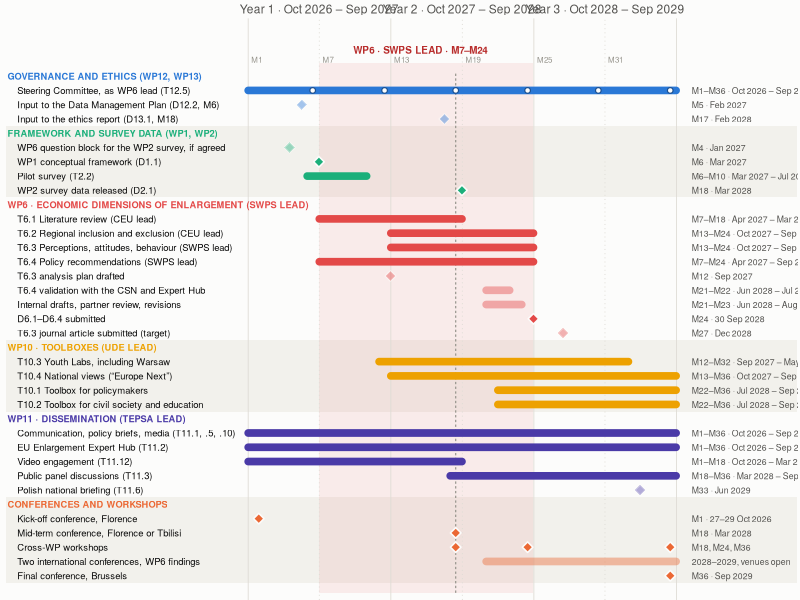

Here is the R script that generated this plot:
## ---- chunk 1
#| label: gantt
#| fig-width: 11.0
#| fig-height: 6.2
#| fig-dpi: 300
#| dev: ragg_png

library(ggplot2)

FONT <- "Helvetica Neue"
pal <- c("#2a78d6", "#1baf7a", "#e34948", "#eda100", "#4a3aa7", "#eb6834")
phases <- c("Governance and ethics (WP12, WP13)",
            "Framework and survey data (WP1, WP2)",
            "WP6 · Economic dimensions of enlargement (SWPS lead)",
            "WP10 · Toolboxes (UDE lead)",
            "WP11 · Dissemination (TEPSA lead)",
            "Conferences and workshops")
ink <- "#0b0b0b"; ink2 <- "#52514e"; ink3 <- "#95938b"
surf <- "#fcfcfb"; grid <- "#dedcd5"; band <- "#f2f1ec"
d <- function(x) as.Date(x)

# ---------------------------------------------------------------- tasks
# end = NA marks a milestone (diamond); more = further diamonds on the row;
# plan = TRUE for SWPS's own proposed dates (drawn lighter), FALSE for dates
# fixed by the Grant Agreement; when = date label, if not built from the dates
tasks <- tibble::tribble(
  ~phase, ~task, ~start, ~end, ~more, ~plan, ~when,
  1, "Steering Committee, as WP6 lead (T12.5)",          "2026-10-01", "2029-09-30", NA, FALSE, NA,
  1, "Input to the Data Management Plan (D12.2, M6)",    "2027-02-15", NA,           NA, TRUE,  NA,
  1, "Input to the ethics report (D13.1, M18)",          "2028-02-15", NA,           NA, TRUE,  NA,
  2, "WP6 question block for the WP2 survey, if agreed", "2027-01-15", NA,           NA, TRUE,  NA,
  2, "WP1 conceptual framework (D1.1)",                  "2027-03-31", NA,           NA, FALSE, NA,
  2, "Pilot survey (T2.2)",                              "2027-03-01", "2027-07-31", NA, FALSE, NA,
  2, "WP2 survey data released (D2.1)",                  "2028-03-31", NA,           NA, FALSE, NA,
  3, "T6.1 Literature review (CEU lead)",                "2027-04-01", "2028-03-31", NA, FALSE, NA,
  3, "T6.2 Regional inclusion and exclusion (CEU lead)", "2027-10-01", "2028-09-30", NA, FALSE, NA,
  3, "T6.3 Perceptions, attitudes, behaviour (SWPS lead)", "2027-10-01", "2028-09-30", NA, FALSE, NA,
  3, "T6.4 Policy recommendations (SWPS lead)",          "2027-04-01", "2028-09-30", NA, FALSE, NA,
  3, "T6.3 analysis plan drafted",                       "2027-09-30", NA,           NA, TRUE,  NA,
  3, "T6.4 validation with the CSN and Expert Hub",      "2028-06-01", "2028-07-31", NA, TRUE,  NA,
  3, "Internal drafts, partner review, revisions",       "2028-06-01", "2028-08-31", NA, TRUE,  NA,
  3, "D6.1–D6.4 submitted",                              "2028-09-30", NA,           NA, FALSE, "M24 · 30 Sep 2028",
  3, "T6.3 journal article submitted (target)",          "2028-12-15", NA,           NA, TRUE,  NA,
  4, "T10.3 Youth Labs, including Warsaw",               "2027-09-01", "2029-05-31", NA, FALSE, NA,
  4, "T10.4 National views (“Europe Next”)",             "2027-10-01", "2029-09-30", NA, FALSE, NA,
  4, "T10.1 Toolbox for policymakers",                   "2028-07-01", "2029-09-30", NA, FALSE, NA,
  4, "T10.2 Toolbox for civil society and education",    "2028-07-01", "2029-09-30", NA, FALSE, NA,
  5, "Communication, policy briefs, media (T11.1, .5, .10)", "2026-10-01", "2029-09-30", NA, FALSE, NA,
  5, "EU Enlargement Expert Hub (T11.2)",                "2026-10-01", "2029-09-30", NA, FALSE, NA,
  5, "Video engagement (T11.12)",                        "2026-10-01", "2028-03-31", NA, FALSE, NA,
  5, "Public panel discussions (T11.3)",                 "2028-03-01", "2029-09-30", NA, FALSE, NA,
  5, "Polish national briefing (T11.6)",                 "2029-06-30", NA,           NA, TRUE,  NA,
  6, "Kick-off conference, Florence",                    "2026-10-28", NA,           NA, FALSE, "M1 · 27–29 Oct 2026",
  6, "Mid-term conference, Florence or Tbilisi",         "2028-03-15", NA,           NA, FALSE, NA,
  6, "Cross-WP workshops",                               "2028-03-15", NA, "2028-09-15;2029-09-15", FALSE, "M18, M24, M36",
  6, "Two international conferences, WP6 findings",      "2028-06-01", "2029-09-30", NA, TRUE,  "2028–2029, venues open",
  6, "Final conference, Brussels",                       "2029-09-15", NA,           NA, FALSE, NA
)
tasks$start <- d(tasks$start); tasks$end <- d(tasks$end)

# header row before each phase block
rows <- do.call(rbind, lapply(seq_along(phases), function(i) {
  blk <- tasks[tasks$phase == i, ]
  hdr <- blk[1, ]
  hdr$task <- phases[i]; hdr$start <- as.Date(NA); hdr$end <- as.Date(NA)
  hdr$more <- NA; hdr$plan <- FALSE; hdr$when <- NA
  hdr$kind <- "header"
  blk$kind <- ifelse(is.na(blk$end), "milestone", "bar")
  rbind(hdr, blk)
}))
rows$y <- rev(seq_len(nrow(rows)))
rows$col <- pal[rows$phase]
rows$alpha <- ifelse(rows$plan, 0.42, 1)

# project month: M1 = October 2026
pm  <- function(x) (as.integer(format(x, "%Y")) - 2026) * 12 +
                   as.integer(format(x, "%m")) - 9
mon <- function(x) paste(month.abb[as.integer(format(x, "%m"))], format(x, "%Y"))
en_date <- function(a, b) {
  if (is.na(b)) return(paste0("M", pm(a), " · ", mon(a)))
  if (pm(a) == pm(b)) return(paste0("M", pm(a), " · ", mon(a)))
  paste0("M", pm(a), "–M", pm(b), " · ", mon(a), " – ", mon(b))
}
rows$datelab <- vapply(seq_len(nrow(rows)), function(i)
  if (rows$kind[i] == "header") ""
  else if (!is.na(rows$when[i])) rows$when[i]
  else en_date(rows$start[i], rows$end[i]),
  character(1))

# ------------------------------------------ geometry: labels | chart | dates
p0 <- d("2026-09-10"); p1 <- d("2029-10-20")
lab0 <- p0 - 600
dat0 <- p1 + 20
xr   <- c(lab0, p1 + 290)

bars <- rows[rows$kind == "bar", ]
mile <- rows[rows$kind == "milestone", ]
hdrs <- rows[rows$kind == "header", ]
tsk  <- rows[rows$kind != "header", ]
extra <- do.call(rbind, lapply(which(!is.na(mile$more)), function(i) {
  x <- d(strsplit(mile$more[i], ";")[[1]])
  data.frame(start = x, y = mile$y[i], col = mile$col[i], alpha = mile$alpha[i])
}))
mile <- rbind(mile[, c("start", "y", "col", "alpha")], extra)
# six-monthly Steering Committee risk reviews (M6, M12, … M36)
rev6 <- data.frame(x = seq(d("2027-03-15"), by = "6 months", length.out = 6),
                   y = rows$y[rows$task == "Steering Committee, as WP6 lead (T12.5)"])

years  <- d(c("2026-10-01", "2027-10-01", "2028-10-01", "2029-10-01"))
halves <- d(c("2027-04-01", "2028-04-01", "2029-04-01"))
ylab   <- d(c("2027-04-01", "2028-04-01", "2029-04-01"))
ntop   <- nrow(rows) + 0.9
m18    <- d("2028-03-15")

blocks <- do.call(rbind, lapply(seq_along(phases), function(i) {
  ys <- rows$y[rows$phase == i]
  data.frame(i = i, ymin = min(ys) - 0.5, ymax = max(ys) + 0.5)
}))
shade <- blocks[blocks$i %% 2 == 0, ]

ggplot() +
  geom_rect(data = shade, aes(xmin = lab0, xmax = p1 + 290,
            ymin = ymin, ymax = ymax), fill = band) +
  annotate("rect", xmin = d("2027-04-01"), xmax = d("2028-09-30"),
           ymin = -0.2, ymax = ntop, fill = "#e34948", alpha = 0.09) +
  geom_vline(xintercept = years, colour = grid, linewidth = 0.3) +
  geom_vline(xintercept = halves, colour = grid, linewidth = 0.3,
             linetype = "13") +
  annotate("text", x = c(years[1:3], halves) + 8, y = ntop + 0.25,
           label = c("M1", "M13", "M25", "M7", "M19", "M31"),
           family = FONT, size = 2.0, colour = ink3, hjust = 0) +
  annotate("segment", x = m18, xend = m18, y = -0.2, yend = ntop - 0.6,
           colour = ink3, linewidth = 0.4, linetype = "22") +
  annotate("text", x = d("2027-12-15"), y = ntop + 0.95,
           label = "WP6 · SWPS LEAD · M7–M24", family = FONT,
           size = 2.5, colour = "#b82d2c", fontface = "bold") +
  geom_segment(data = bars, aes(x = start, xend = end, y = y, yend = y,
               colour = I(col), alpha = I(alpha)),
               linewidth = 2.6, lineend = "round") +
  geom_point(data = mile, aes(x = start, y = y, fill = I(col), alpha = I(alpha)),
             shape = 23, size = 2.3, stroke = 0.8, colour = surf) +
  geom_point(data = rev6, aes(x = x, y = y), shape = 21, size = 1.5,
             fill = surf, colour = "#1c4f8f", stroke = 0.6) +
  geom_text(data = hdrs, aes(x = lab0 + 5, y = y, label = toupper(task),
            colour = I(col)), family = FONT, fontface = "bold",
            size = 2.35, hjust = 0) +
  geom_text(data = tsk, aes(x = lab0 + 30, y = y, label = task),
            family = FONT, size = 2.4, colour = ink, hjust = 0) +
  geom_text(data = tsk, aes(x = dat0, y = y, label = datelab),
            family = FONT, size = 2.2, colour = ink2, hjust = 0) +
  scale_y_continuous(expand = expansion(add = c(0.5, 2.2))) +
  scale_x_date(limits = xr, breaks = ylab, position = "top",
               labels = c("Year 1 · Oct 2026 – Sep 2027",
                          "Year 2 · Oct 2027 – Sep 2028",
                          "Year 3 · Oct 2028 – Sep 2029"),
               expand = expansion(add = c(0, 0))) +
  theme_minimal(base_family = FONT, base_size = 8) +
  theme(
    panel.grid = element_blank(),
    axis.title = element_blank(),
    axis.text.y = element_blank(),
    axis.text.x = element_text(colour = ink2, size = 8.6, margin = margin(b = 1)),
    axis.ticks = element_blank(),
    plot.background = element_rect(fill = surf, colour = NA),
    panel.background = element_rect(fill = surf, colour = NA),
    plot.margin = margin(1, 2, 0, 2)
  )
